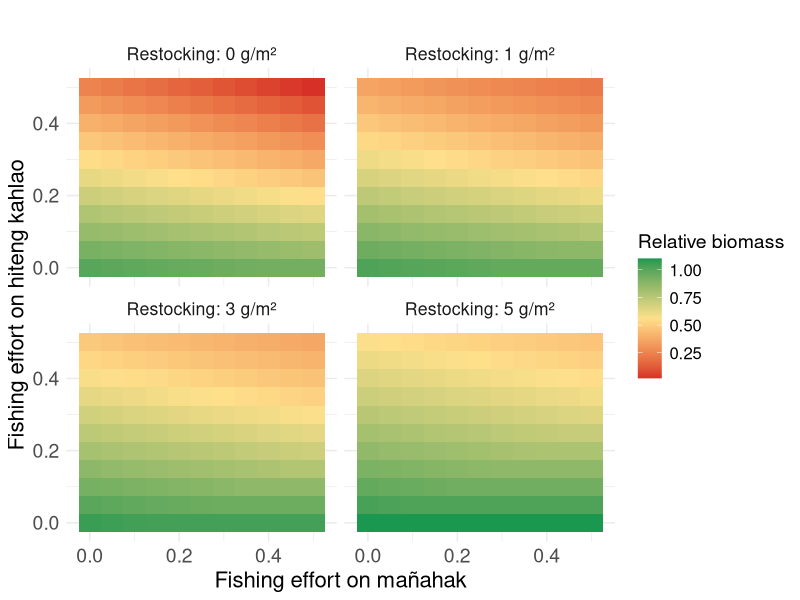

Write the R code that produced this figure.
library(tidyverse)
library(viridis)

# Parameters
juvenile_survival_rate <- 1 - ((0.429 * 2) / 2)
subadult_survival_rate <- 1 - ((0.429 * 1.5) / 2)
adult_survival_rate <- 1 - (0.429 / 2)

juvenile_to_subadult_rate <- 1
subadult_to_adult_rate <- 0.5

reproduction_rate <- 2
reproduction_rate_2 <- 1.5

carrying_capacity <- 68
time_steps <- 500

# Parameter ranges
fishing_effort_values <- seq(0, 0.5, by = 0.05)
restocking_values <- c(0, 1, 3, 5) # Restocking scenarios

#Current fishing for burn in
F_current_instantaneous <- 0.09 
F_current_discrete <- (1 - exp(-F_current_instantaneous)) / 2
F_current_discrete

F_current_discrete_juv <- 0.01


run_simulation <- function(F_adults, F_juveniles, restocked_juveniles, burn_in_time = 100) {
  juvenile_population <- 10
  subadult_population <- 10
  adult_population <- 10
  
  # Store population over time
  population_over_time <- numeric(time_steps)
  
  for (t in 1:time_steps) {
    if (t <= burn_in_time) {
      # Burn-in period with zero fishing and zero restocking
      # Try burn in with "current" fishing
      F_adults_current <- F_current_discrete #0
      F_juveniles_current <- F_current_discrete_juv #0
      restocking <- 0
    } else {
      # Post burn-in period with specified fishing and restocking
      F_adults_current <- F_adults
      F_juveniles_current <- F_juveniles
      restocking <- restocked_juveniles
    }
    
    if (t %% 2 == 0) {
      current_reproduction_rate <- reproduction_rate
    } else {
      current_reproduction_rate <- reproduction_rate_2
    }
    
    total_population <- juvenile_population + subadult_population + adult_population
    new_juveniles <- adult_population * current_reproduction_rate * (1 - total_population / carrying_capacity)
    surviving_juveniles <- juvenile_population * juvenile_survival_rate * (1 - F_juveniles_current)
    new_subadults <- juvenile_population * juvenile_to_subadult_rate
    surviving_subadults <- subadult_population * subadult_survival_rate
    new_adults <- subadult_population * subadult_to_adult_rate
    surviving_adults <- adult_population * adult_survival_rate * (1 - F_adults_current)
    
     if (t %% 2 == 0) {
       subadult_population <- max(0, new_subadults + surviving_subadults - new_adults + restocking)
     } else {
       subadult_population <- max(0, new_subadults + surviving_subadults - new_adults)
     }
    
    juvenile_population <- max(0, new_juveniles + surviving_juveniles - new_subadults)
    adult_population <- max(0, new_adults + surviving_adults)
    
    # Store total population at each timestep
    population_over_time[t] <- juvenile_population + subadult_population + adult_population
  }
  
  # Return the average of the last 20 timesteps
  avg_population_last_20 <- mean(population_over_time[(time_steps - 19):time_steps])
  
  return(avg_population_last_20)
}



# Sensitivity analysis loop with burn-in period
all_results <- data.frame()


for (restocked_juveniles in restocking_values) {
  # Create a dataframe to store results for this restocking value
  sensitivity_results <- expand.grid(
    F_adults = fishing_effort_values,
    F_juveniles = fishing_effort_values
  ) %>%
    mutate(
      Avg_Total_Population = 0
    )
  
  # Reference population with zero fishing effort
  reference_population <- run_simulation(
    F_adults = 0,
    F_juveniles = 0,
    restocked_juveniles = 0,
    burn_in_time = 100
  )
  
  # Sensitivity analysis loop
  for (i in seq_len(nrow(sensitivity_results))) {
    sensitivity_results$Avg_Total_Population[i] <- run_simulation(
      F_adults = sensitivity_results$F_adults[i],
      F_juveniles = sensitivity_results$F_juveniles[i],
      restocked_juveniles = restocked_juveniles,
      burn_in_time = 100
    )
  }
  
  # Normalize by the reference population
  sensitivity_results <- sensitivity_results %>%
    mutate(
      Relative_Population = Avg_Total_Population / reference_population,
      Restocking = paste0(restocked_juveniles, " g/m²")
    )
  
  # Combine results for all restocking values
  all_results <- bind_rows(all_results, sensitivity_results)
}



# Plot results as heatmaps
ggplot(all_results, aes(x = F_juveniles, y = F_adults, fill = Relative_Population)) +
  geom_tile() +
  facet_wrap(~Restocking, labeller = label_both) +
  scale_fill_gradientn(
    colors = c("#d73027", "#fee08b", "#1a9850"), # Color-blind friendly palette
    name = bquote("Relative biomass")
  ) +
  labs(
    x = "Fishing effort on mañahak",
    y = "Fishing effort on hiteng kahlao",
    title = ""
  ) +
  theme_minimal() +
  theme(
    text = element_text(size = 16),
    plot.title = element_text(size = 18, face = "bold"),
    axis.title = element_text(size = 16),
    axis.text = element_text(size = 14),
    legend.title = element_text(size = 14),
    legend.text = element_text(size = 12)
  )
